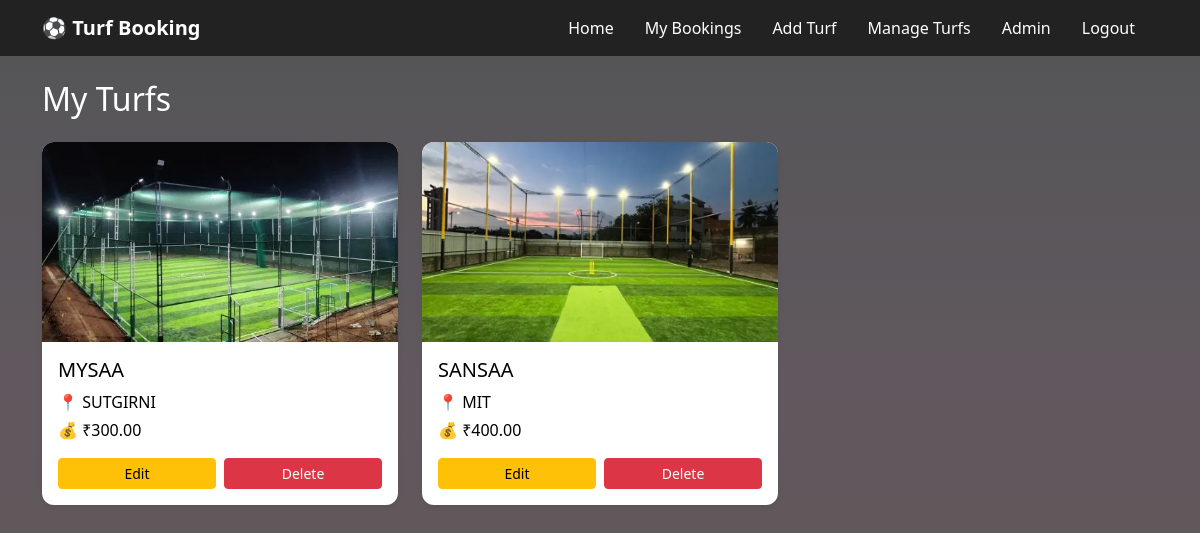
Page /owner/manage_turfs.php (signed in) on the committed database.
### tables this page shows
CREATE TABLE `turfs` (
  `id` int(11) NOT NULL,
  `owner_id` int(11) DEFAULT NULL,
  `name` varchar(100) DEFAULT NULL,
  `location` varchar(100) DEFAULT NULL,
  `price_per_hour` decimal(10,2) DEFAULT NULL,
  `image` varchar(255) DEFAULT NULL,
  `created_at` timestamp NOT NULL DEFAULT current_timestamp()
);

### owner/manage_turfs.php (the view, shortened to what this page needs)
<?php
include "../includes/db.php";
include "../includes/header.php";
$owner_id = $_SESSION['user_id'];
$stmt = $pdo->prepare("SELECT * FROM turfs WHERE owner_id=?");
$stmt->execute([$owner_id]);
$turfs = $stmt->fetchAll();
?>
<div class="container mt-4">
<h2 class="mb-4">My Turfs</h2>
<div class="row g-4">
<?php foreach($turfs as $row){ ?>
<div class="col-md-4">
<div class="card shadow-sm turf-card h-100">
<img src="../uploads/<?php echo $row['image']; ?>" class="card-img-top turf-img">
<div class="card-body">
<h5 class="card-title"><?php echo $row['name']; ?></h5>
<p class="mb-1">
📍 <?php echo $row['location']; ?>
</p>
<p class="mb-3">
💰 ₹<?php echo $row['price_per_hour']; ?>
</p>
<div class="d-flex gap-2">
<a href="edit_turf.php?id=<?php echo $row['id']; ?>"
class="btn btn-warning btn-sm w-50">
Edit
</a>
<a href="delete_turf.php?id=<?php echo $row['id']; ?>"
class="btn btn-danger btn-sm w-50">
Delete
</a>
</div>
</div>
</div>
</div>
<?php } ?>
</div>
</div>

### includes/header.php (style rules this page uses)
body { background: linear-gradient(rgba(10, 12, 15, 0.7),rgba(30, 18, 26, 0.7),rgba(27, 13, 13, 0.7)); min-height:100vh; color:white; }
.card { background:white; color:black; border-radius:12px; }
.turf-card { border:none; border-radius:12px; transition:0.3s; }
.turf-img { height:200px; object-fit:cover; border-top-left-radius:12px; border-top-right-radius:12px; }

### rows in the picture
turfs: image (picture), name "MYSAA", location "SUTGIRNI", price_per_hour "300.00"
turfs: image (picture), name "SANSAA", location "MIT", price_per_hour "400.00"
